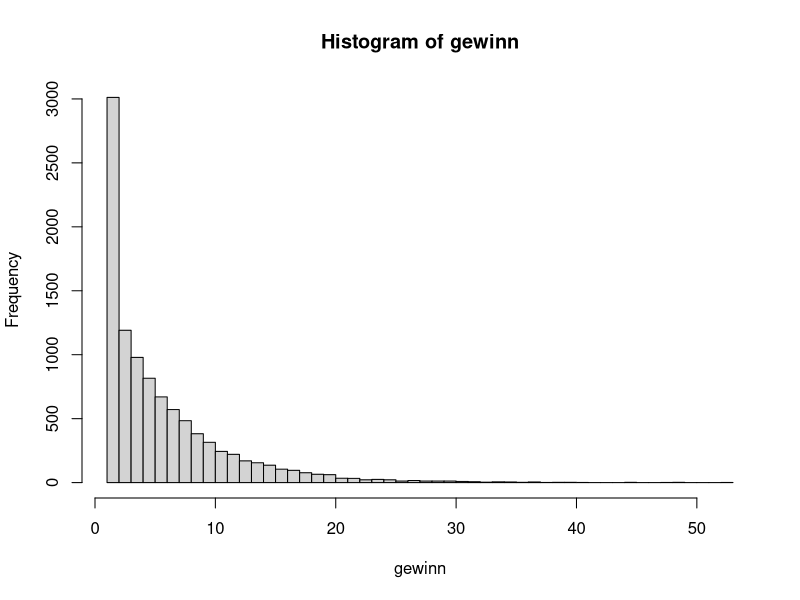
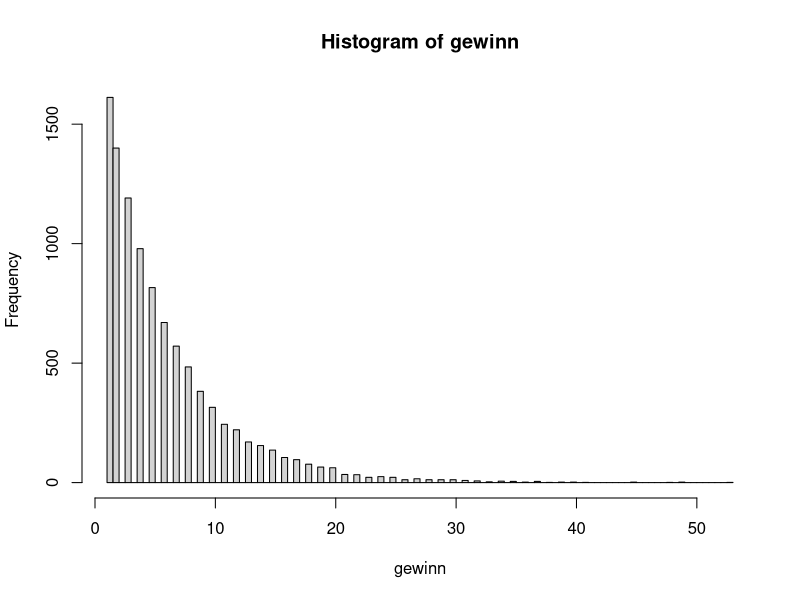
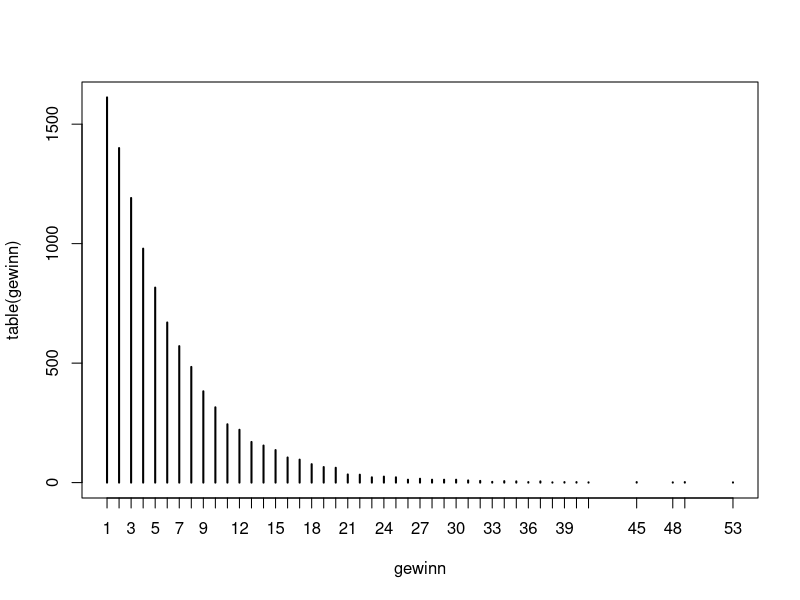

Reproduce these figures in R, in order.
### Code für die Vorlesung in der 7. Woche
################################
# Spielautomatsverteilung ######
ps = c(0.977, 0.008, 0.008, 0.006, 0.001)
xs = c(-1,4,9,14,19)
sm = sample(xs, 1000000, replace = TRUE, prob = ps)
mean(sm)
var(sm)

p = rep(1/6,6)
g = c(1,2,3,4,5,6)
sum(p * g)

g = c(0,2,0,4,0,6)
sum(p * g)

g = g**2
sum(p * g)

################################
# Simulationen            ######

### Würfel###
set.seed(42)
N = 1e6
x = sample(1:6, N, replace = TRUE)
x
#Abschaetzung von EW
mean(x) #3.5052
#Erwartungswerte von X^2
mean(x^2) #15.21858

# Spielautomatsverteilung ######
#Augenzahl in Euro, falls gerade Zahl
#x 6 6 2 5 4 4 5 1 4 5
xg = x %% 2 == 0 #gerade TRUE  TRUE  TRUE FALSE  TRUE  TRUE FALSE FALSE  TRUE FALSE
#xg * x #6 6 2 0 4 4 0 0 4 0
mean(xg * x) #2.00234

##Augenzahl in Euro zum Quadrat, falls gerade Zahl
mean(xg * x^2)#9.38124
56/6 #9.33333

# Würfel mit Aufhören ######
N = 1e4
gewinn = rep(0, N)
for (n in 1:N){
  for (i in 1:1e8){ #Im wievielten versuch kommt die 6?
    if (sample(1:6,1) == 6){
      #print(i)
      gewinn[n] = i
      break
    }
  }  
}
mean(gewinn)
hist(gewinn, breaks = 50)

hist(gewinn,100)
plot(table(gewinn))
mean(gewinn)
#Ist Geometrische Verteilung, dort ist mean = 1/p


# Bionomial Party ######
k = 0:10
df = data.frame(
  p = dbinom(k, 10, 0.8), #80% kommen
  f = pbinom(k, 10, 0.8)
)
df = t(df)
colnames(df) = k
round(df, 3)  





